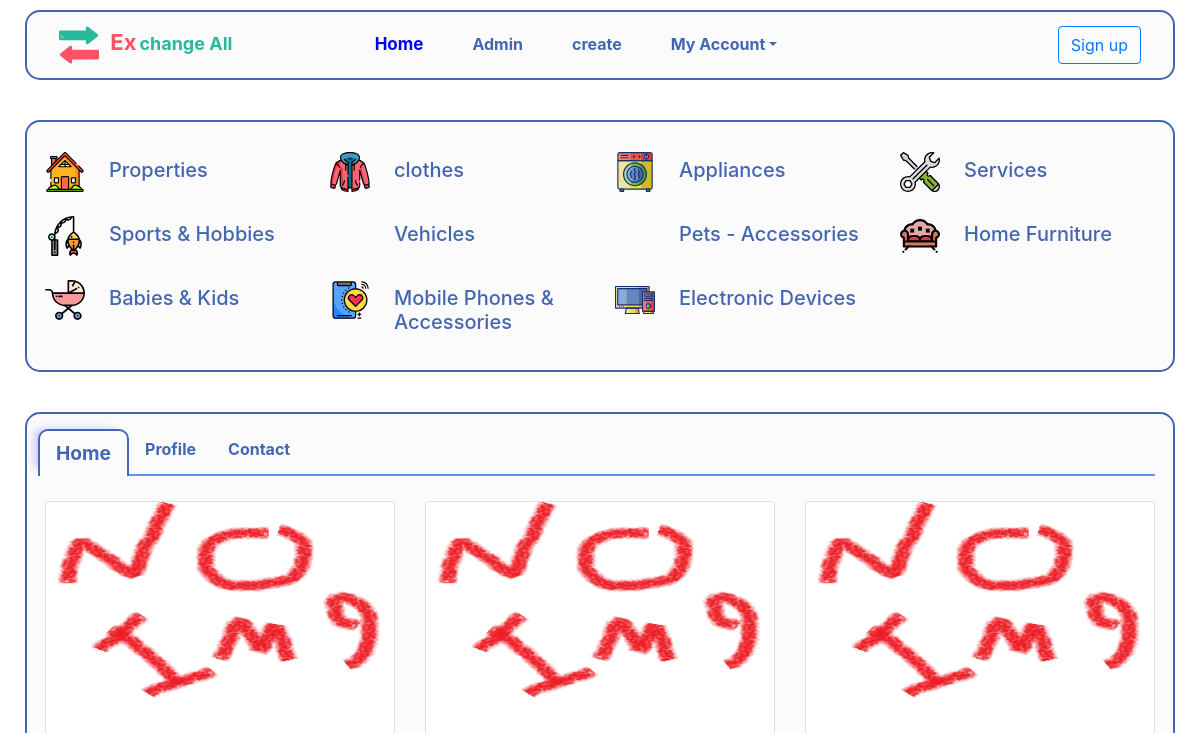
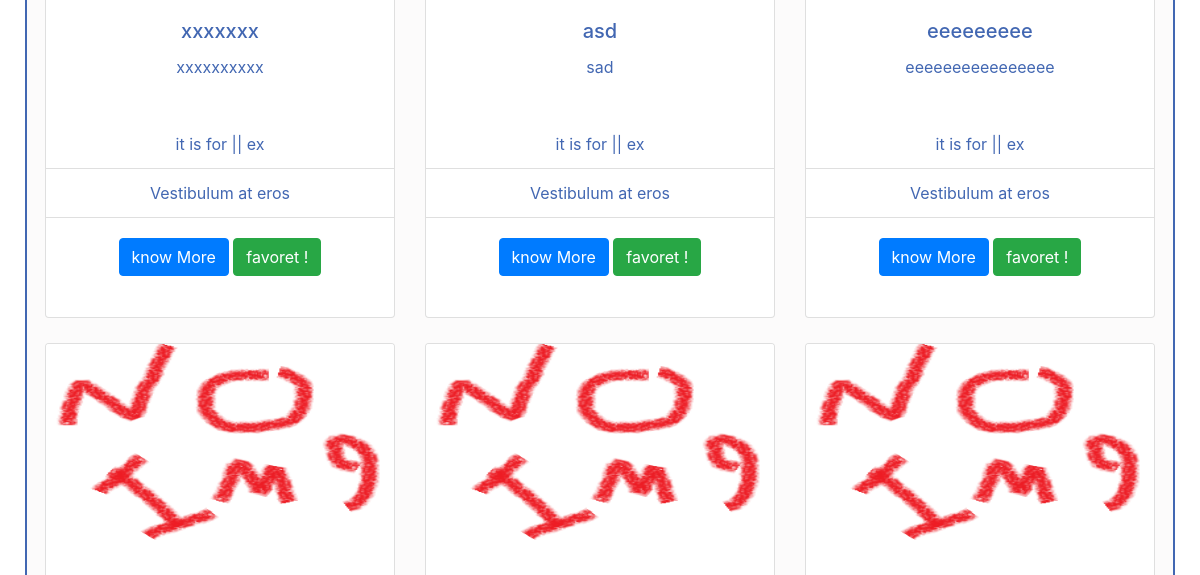
/ (upper part), run on an earlier commit of the app's database (2 pictures, top to bottom).
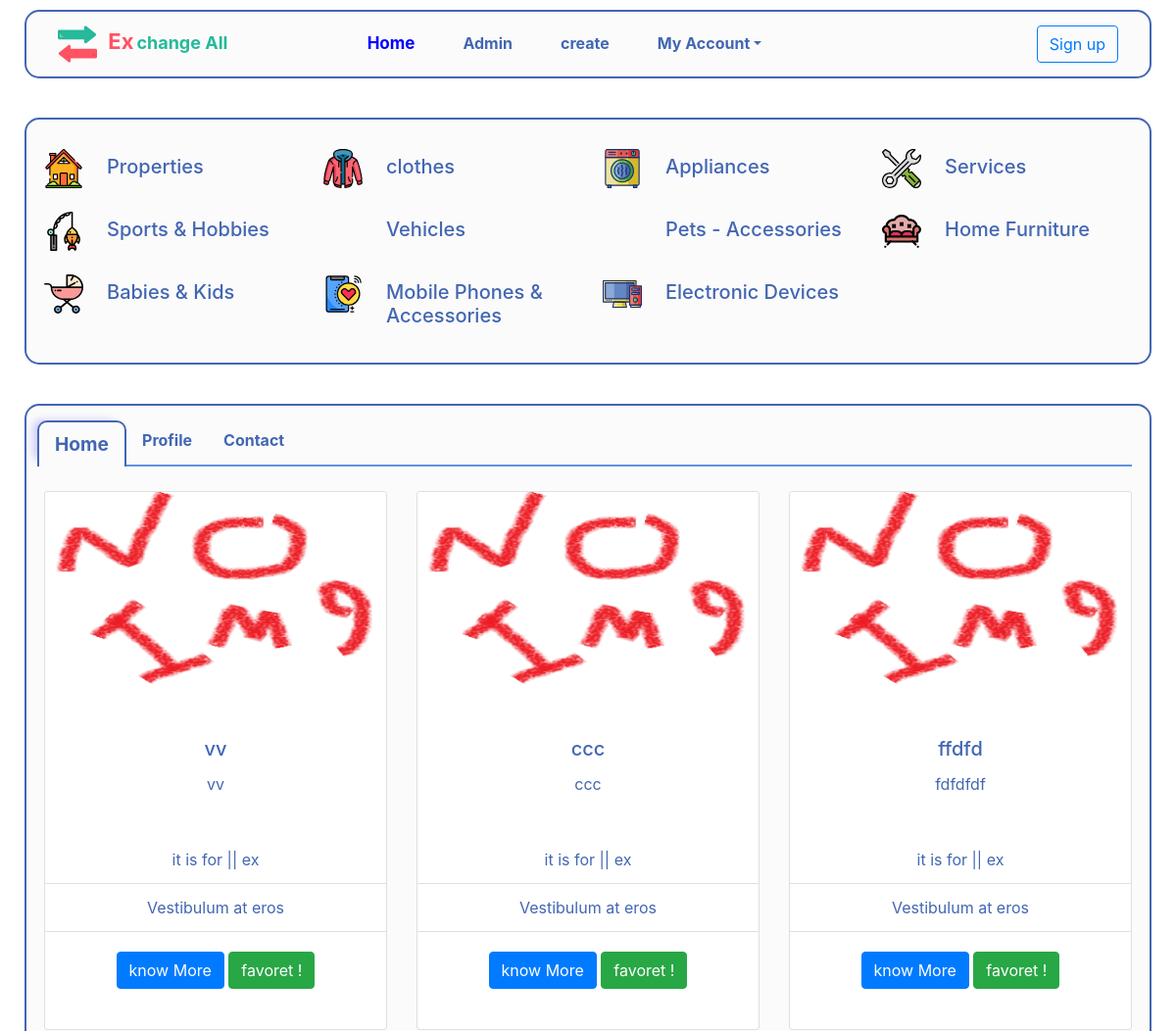
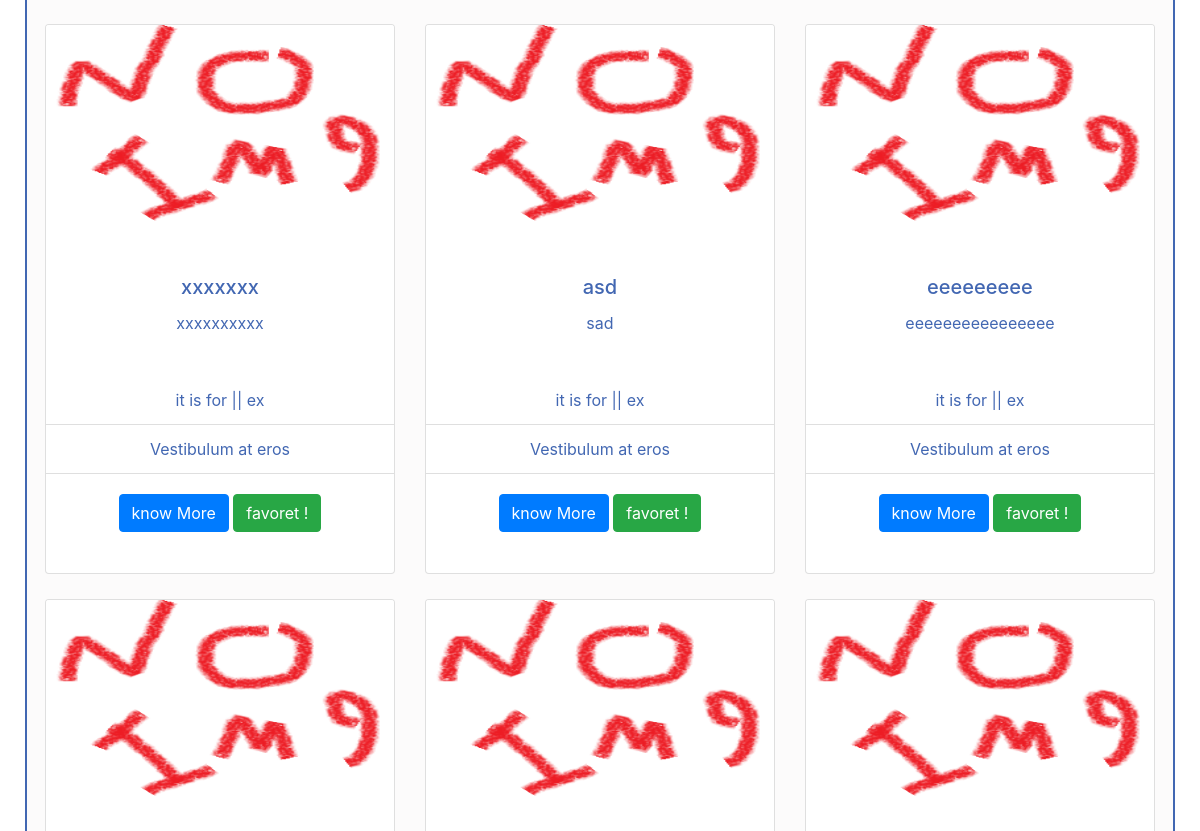
And on a later commit of the database (2 pictures, top to bottom).
### ads/models.py (models this page shows, shortened)
class ads(models.Model):
    options =(
    ("ex", "ex"),
    ("Sale", "Sale"),
    ("free", "free"),
    )
    user = models.ForeignKey(User, blank=True , null=True, on_delete=models.CASCADE)
    title =models.CharField(max_length=80)
    description = models.TextField(max_length=500,default='')
    main=models.ForeignKey ( 'catugry',related_name='ad_main',
                            limit_choices_to={'main__isnull':True ,
                             'sub__isnull':True ,
                             'end__isnull':True }
                               , on_delete=models.CASCADE,blank=True,null=True)
    sub=models.ForeignKey ( 'catugry' ,related_name='ad_sub',
                            limit_choices_to={'sub__isnull':True ,
                                'main__isnull':False ,
                                 'end__isnull':True }
                                ,on_delete=models.CASCADE,blank=True,null=True)
    end=models.ForeignKey ( 'catugry' , related_name='ad_end',
                                limit_choices_to={'sub__isnull':False ,
                                                  'main__isnull':False }
                                ,on_delete=models.CASCADE,blank=True,null=True)
    last=models.ForeignKey ( 'catugry' , related_name='ad_last',
                                limit_choices_to={'sub__isnull':False ,
                                                  'main__isnull':False ,
                                                  'end__isnull':False}
                                ,on_delete=models.CASCADE,blank=True,null=True)
    create_date = models.DateTimeField(default=timezone.now)
    active = models.BooleanField(default=True)
    view =models.IntegerField(default=0)
    ad_option = models.CharField(max_length=4, choices=options , default='ex')
    img=models.ImageField(upload_to='post_img/' , default="img/defu.png")
    name_of_who=models.CharField(max_length=15 , null=True,blank=True)
    adress=models.CharField(max_length=80 , null=True,blank=True)
    mobile =models.PositiveSmallIntegerField( default=1114796307 , null=True,blank=True,)
    email=models.EmailField(default="ahmed_mag22@yahoo.com" , null=True,blank=True)
    class Meta:
        ordering = ['-create_date']

### ads/views.py (the view)
# urls.py: url(r'^$',views.all_ads, name='all_ads') ,
def all_ads(request):
    ads_all=ads.objects.all()
    context = {
        'ads_all' : ads_all ,
    }
    return render(request , 'all.html' , context)

### ads/templates/all.html (shortened to what this page needs)
{% extends 'base_ads.html' %}
{% block card %}
      <section class="py-5 my-card-sec">
        <div class="container text-center">
          <nav class="my-nav-tap">
            <div class="nav nav-tabs my-tap-all" id="nav-tab" role="tablist">
              <a class="nav-item nav-link my-taps active" id="nav-home-tab" data-toggle="tab" href="#nav-home" role="tab" aria-controls="nav-home" aria-selected="true"> Home</a>
              <a class="nav-item nav-link my-taps" id="nav-profile-tab" data-toggle="tab" href="#nav-profile" role="tab" aria-controls="nav-profile" aria-selected="false">Profile</a>
              <a class="nav-item nav-link my-taps" id="nav-contact-tab" data-toggle="tab" href="#nav-contact" role="tab" aria-controls="nav-contact" aria-selected="false">Contact</a>
            </div>
          </nav>
          <div class="tab-content my-content" id="nav-tabContent">
            <div class="tab-pane fade show active" id="nav-home" role="tabpanel" aria-labelledby="nav-home-tab">
              <div class="row">
                {% for ad in ads_all %}
                <div class="col-lg-4 col-md-4 col-sm-6 col-xs-12 my-card-respon ">
                  <div class="card my-card">
                    <img src="{{ad.img.url}}" class="card-img-top my-card-img" alt="...">
                    <div class="card-body">
                      <h5 class="card-title">{{ad.title}}</h5>
                      <p class="card-text">{{ad.description}}</p>
                    </div>
                    <ul class="list-group list-group-flush">
                      <li class="list-group-item">it is for || {{ ad.ad_option }}</li>
                      <li class="list-group-item">Vestibulum at eros</li>
                    </ul>
                    <div class="card-body">
                      <a class="btn btn-primary" href=" {{ ad.id }}#con " role="button">know More</a>
                      <a class="btn btn-success" href="" role="button">favoret !</a>
                    </div>
                  </div>
                </div>
                {% endfor %}
              </div>
            </div>
          </div>
        </div>
      </section>
{% endblock card %}

### ads/templates/base_ads.html (shortened to what this page needs)
{% extends "base.html" %}

### templates/base.html (shortened to what this page needs)
{% load static %}
<!DOCTYPE html>
<html lang="en">
<head>
  <link rel="stylesheet" href="{% static '../static/css/bootstrap/bootstrap.min.css' %}">
  <link rel="stylesheet" href="{% static '../static/css/font-as.css' %}" class="stylsheet">
  <link rel="stylesheet" href="{% static '../static/css/me.css' %}" class="stylsheet">
</head>
<body>
  <div class="container-fluid">
    <section>
      <nav class="navbar navbar-expand-lg navbar-light mynav"><a class="navbar-brand col-4 pl-0 mr-0" href="#"><img
            class="my-nav-icon" src="{% static '../../static/icon/arrows (2).svg'%}" alt=""><span class="myex-all"> <span
              class="myex">Ex</span>change All</span></a>
        <div class="collapse navbar-collapse justify-content-md-center col-8 px-0" id="navigations-09">
          <ul class="navbar-nav col-6 justify-content-center">
            <li class="nav-item"><a class="nav-link active" href="/">Home<span class="sr-only">(current)</span></a></li>
            <li class="nav-item"><a class="nav-link" href="/admin">Admin</a></li>
            <li class="nav-item"><a class="nav-link" href="{% url 'ads:creat_ads'%}">create</a></li>
            <li class="nav-item dropdown"><a class="nav-link dropdown-toggle" href="#" data-toggle="dropdown">My
                Account</a>
            </li>
          </ul>
          <div class="col-6 text-lg-right px-0"><a class="btn btn-outline-primary mt-2 mt-lg-0 mr-0" href="#">Sign up</a>
          </div>
        </div>
      </nav>
    </section>
    <section class="py-5 mynavcat ">
      <div class="container">
        <div class="row mt-5 mycatlink">
          <div class="col-md-6 col-lg-3 d-flex align-items-start my-icon-div col-sm-6"><img id="aa"
              class="mr-2 mt-2 my-icon" src="{% static '../../static/icon/house.svg'%}" alt="">
            <div>
              <h5 class="mb-1">Properties</h5>
            </div>
          </div>
          <div class="col-md-6 col-lg-3 d-flex align-items-start my-icon-div col-sm-6"><img class="mr-2 mt-2 my-icon"
              src="{% static '../../static/icon/clothes.svg'%}" alt="">
            <div>
              <h5 class="mb-1">clothes</h5>
            </div>
          </div>
          <div class="col-md-6 col-lg-3 d-flex align-items-start my-icon-div col-sm-6"><img class="mr-2 mt-2 my-icon"
              src="{% static '../../static/icon/home app.svg'%}" alt="">
            <div>
              <h5 class="mb-1">Appliances</h5>
            </div>
          </div>
          <div class="col-md-6 col-lg-3 d-flex align-items-start my-icon-div col-sm-6"><img class="mr-2 mt-2 my-icon"
              src="{% static '../../static/icon/service.svg'%}" alt="">
            <div>
              <h5 class="mb-1"> Services</h5>
            </div>
          </div>
          <div class="col-md-6 col-lg-3 d-flex align-items-start my-icon-div col-sm-6"><img class="mr-2 mt-2 my-icon"
              src="{% static '../../static/icon/fishing-rod.svg'%}" alt="">
            <div>
              <h5 class="mb-1">Sports & Hobbies</h5>
            </div>
          </div>
          <div class="col-md-6 col-lg-3 d-flex align-items-start my-icon-div col-sm-6"><img class="mr-2 mt-2 my-icon"
            <div>
              <h5 class="mb-1">Vehicles</h5>
            </div>
          </div>
          <div class="col-md-6 col-lg-3 d-flex align-items-start my-icon-div col-sm-6"><img class="mr-2 mt-2 my-icon"
            <div>
              <h5 class="mb-1">Pets - Accessories</h5>
            </div>
          </div>
          <div class="col-md-6 col-lg-3 d-flex align-items-start my-icon-div col-sm-6"><img class="mr-2 mt-2 my-icon"
              src="{% static '../../static/icon/livingroom.svg'%}" alt="">
            <div>
              <h5 class="mb-1">Home Furniture</h5>
            </div>
          </div>
          <div class="col-md-6 col-lg-3 d-flex align-items-start my-icon-div col-sm-6"><img class="mr-2 mt-2 my-icon"
              src="{% static '../../static/icon/baby.svg'%}" alt="">
            <div>
              <h5 class="mb-1">Babies & Kids</h5>
            </div>
          </div>
          <div class="col-md-6 col-lg-3 d-flex align-items-start my-icon-div col-sm-6"><img class="mr-2 mt-2 my-icon"
              src="{% static '../../static/icon/mopile.svg'%}" alt="">
            <div>
              <h5 class="mb-1">Mobile Phones & Accessories</h5>
            </div>
          </div>
          <div class="col-md-6 col-lg-3 d-flex align-items-start my-icon-div col-sm-6"><img class="mr-2 mt-2 my-icon"
              src="{% static '../../static/icon/computer.svg'%}" alt="">
            <div>
              <h5 class="mb-1">Electronic Devices</h5>
            </div>
          </div>
        </div>
      </div>
    </section>
    {% block card %}
    {% endblock card %}
  </div>
</body>
</html>

### static/css/me.css (style rules this page uses)
body { color: #4267b2; }
.mynav { background: #e3dddd21; margin: 10px; border: 2px solid #4267b2; border-radius: 15px; padding: 0.5rem 2rem; }
a.nav-link { color: #4267b2 !important; font-size: 16px; margin-right: 33px; font-weight: bold; }
.myex { color:#ff5364; font-weight: bold; font-size: 22px; right: 3px; position: relative; }
.myex-all { font-size: 18px; font-weight: bold; margin-left: 10px; color: #26b99a !important; }
.mynavcat { background: #e3dddd21; margin: 10px; border: 2px solid #4267b2; border-radius: 15px; padding-bottom: 0px !important; padding-top: 0px !important; margin-top: 40px; margin-bottom: 40px; }
.mycatlink { margin-top: 36px !important; margin-bottom: 20px !important; }
.my-card-sec { background: #e3dddd21; margin: 10px; border: 2px solid #4267b2; border-radius: 15px; padding-top: 15px !important; margin-top: 40px; }
.my-nav-tap { background-color: #fcfbfb; }
.my-tap-all { border-bottom: 2px solid #5e95e2; margin-bottom: 25px; }
.nav-tabs .nav-link.active, .nav-tabs .nav-item.show .nav-link:hover { color: #4267b2 !important; font-size: larger; border-bottom: 3px #5e95e2; background-color: #fcfbfb; box-shadow: -8px -4px 9px -4px #979bfc82; margin-bottom: -2px; border: 1px solid; border-top: 2px solid; border-left:2px solid ; border-right: 2px solid; border-bottom: none; border-top-right-radius: 10px; border-top-left-radius: 10px; }
.my-taps { margin-right: 0px !important; position: relative; right: 7px; }
.nav-tabs .nav-link { border:none ; }
.nav-link.active { color: blue !important; font-size: 17px; }
.my-card-respon { margin-bottom: 25px; }
.my-card { min-height: 550px; max-height: 550px; transition: 0.9s,top ; }
.my-card-img { max-height: 230px; min-height: 230px; }
.my-content { margin-bottom: -130px !important; }
.my-nav-icon { height: auto; width: 40px; }
.my-icon { height: auto; width: 40px; position: relative; top: -30px; }
.my-icon { transform: scale(1); transition: 0.9s,top ; }

What changed in the data, as far as the page shows it:
added ads: img (picture), title "vv", description "vv", ad_option "ex"
added ads: img (picture), title "ccc", description "ccc", ad_option "ex"
added ads: img (picture), title "ffdfd", description "fdfdfdf", ad_option "ex"
